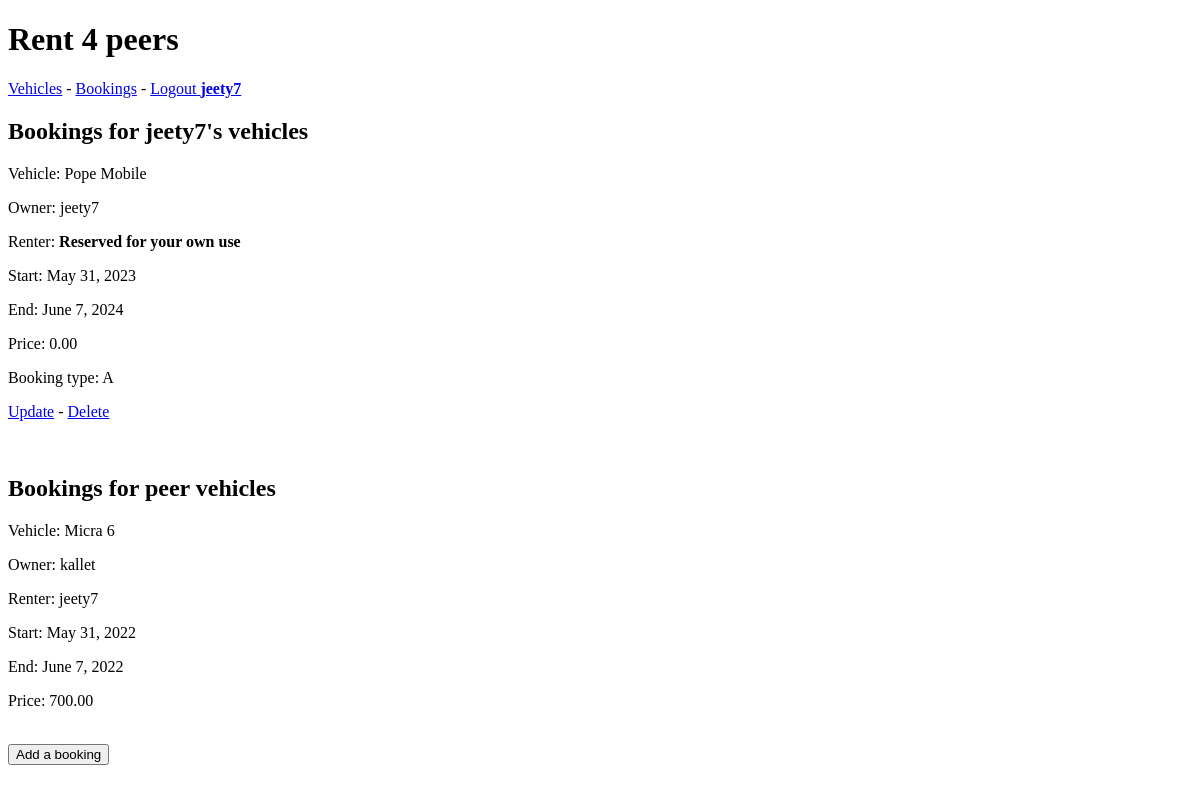
Before: /rent/ (signed in) with the older database file.
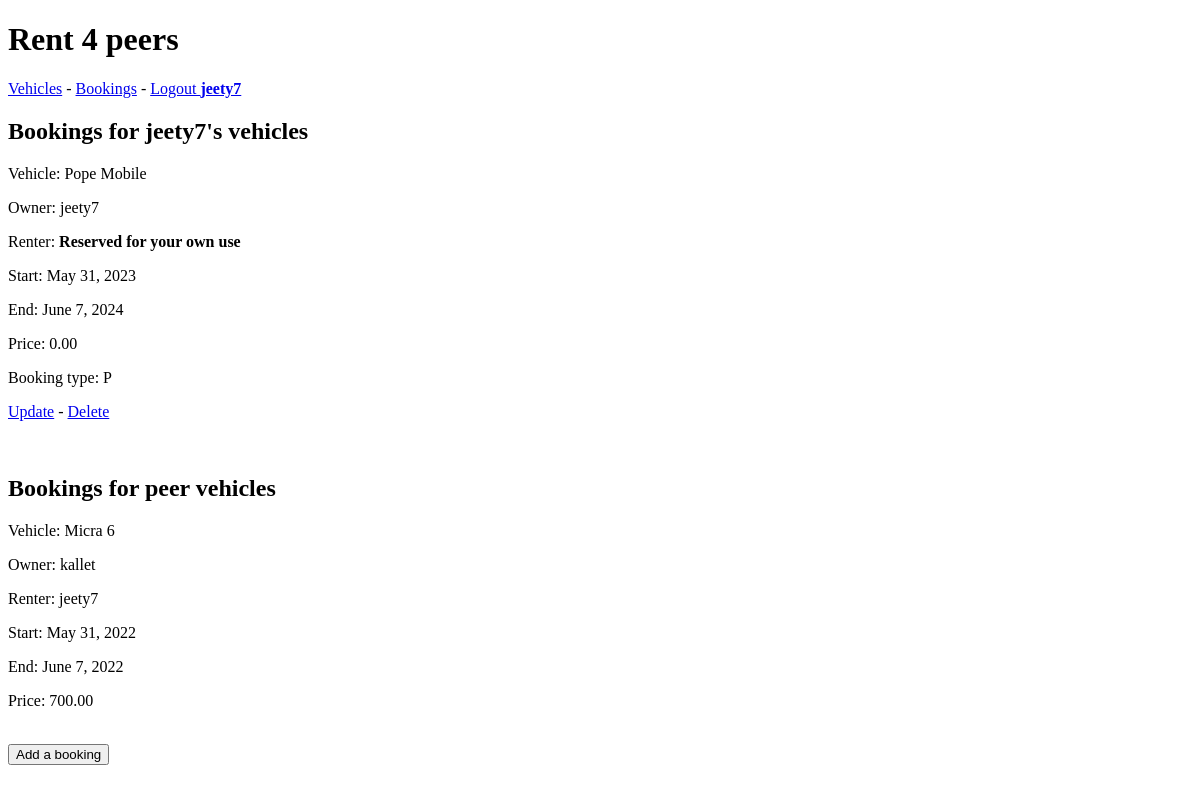
After: the same page with the newer database file.
### vehicle/models.py (models this page shows, shortened)
class RentInstance(models.Model):
    def get_duedate():
        return datetime.today() + timedelta(days=7)
    def get_total_rent(self):
        return self.dayprice * (self.end - self.start).days
    def get_absolute_url(self):
        return f"/rent/{self.pk}"
    vehicle = models.ForeignKey('Vehicle', null=True,on_delete=models.SET_NULL)
    start = models.DateField(null=True, blank=True, default=datetime.today)
    end = models.DateField(null=True, blank=True, default=get_duedate)
    dayprice = models.DecimalField(default=100.0, max_digits=20, decimal_places=2)
    renter = models.ForeignKey(
            User,
            on_delete=models.CASCADE, default=""
        )
    RENT_STATUS = (
            ('C', 'Confirmed'),
            ('A', 'Available'),
            ('R', 'Reserved'),
            ('M', 'Maintenance'),
            ('P', 'Personal use'),
        )
    status = models.CharField(
            max_length=1,
            choices=RENT_STATUS,
            blank=True,
            default='a',
            help_text='Vehicle availability',
        )

class Vehicle(models.Model):
    name = models.CharField(max_length=100)
    manufacturer = models.CharField(max_length=100)
    description = models.TextField(default="Enter a short description here.")
    owner = models.ForeignKey(
            User,
            on_delete=models.CASCADE, default=""
        )

### vehicle/views.py (the view)
# urls.py: path('rent/', views.RentListView.as_view()),
class RentListView(ListView):
    model = models.RentInstance

### vehicle/templates/vehicle/rentinstance_list.html (shortened to what this page needs)
{% extends "vehicle/base.html" %}
{% block content %}
	<h2>Bookings for {{ user }}'s vehicles</h2>
	{% for rent in object_list %}
		{% if user == rent.vehicle.owner %}
		<p>Vehicle: {{rent.vehicle.name }}<p/>
		<p>Owner: {{rent.vehicle.owner }}<p/>
		<p>Renter:
			{% if user == rent.vehicle.owner and user == rent.renter %}
			<b>Reserved for your own use</b>
			{% else %}
			{{ rent.renter }}
			{% endif %}
		<p>Start: {{ rent.start }}<p/>
		<p>End: {{ rent.end }}<p/>
		<p>Price: {{ rent.get_total_rent }}</p>
		<p>Booking type: {{ rent.status }}</p>
		<p><a href="{{ rent.get_absolute_url }}/update">Update</a> - <a href="{{ rent.get_absolute_url }}/delete">Delete</a></p>
		<br>
		{% endif %}
	{% endfor %}
	<h2>Bookings for peer vehicles</h2>
	{% for rent in object_list %}
		{% if user != rent.vehicle.owner and user == rent.renter %}
			<p>Vehicle: {{rent.vehicle.name }}<p/>
			<p>Owner: {{rent.vehicle.owner }}<p/>
			<p>Renter: {{ rent.renter }}<p/>
			<p>Start: {{ rent.start }}<p/>
			<p>End: {{ rent.end }}<p/>
			<p>Price: {{ rent.get_total_rent }}</p>
			<br>
		{% endif %}
	{% endfor %}
<a href="/rent/new"><button>Add a booking</button></a>
{% endblock content %}

### vehicle/templates/vehicle/base.html (shortened to what this page needs)
<!DOCTYPE html>
<html lang="en">
	<head>
	</head>
	<body>
		<h1>Rent 4 peers</h1>
		<p><a href="/vehicle">Vehicles</a> -
		{% if user.is_authenticated %}
		<a href="/rent">Bookings</a> -
		<a href="/logout">Logout <b>{{ user.username }}</b></a>
		{% else %}
		<a href="/accounts/login">Login</a> -
		<a href="/register">Register</a>
		{% endif %}
		{% block content %}{% endblock content %}
	</body>
</html>

Changed rows visible on the page:
changed RentInstance "May 31, 2023": status "A" → "P"
